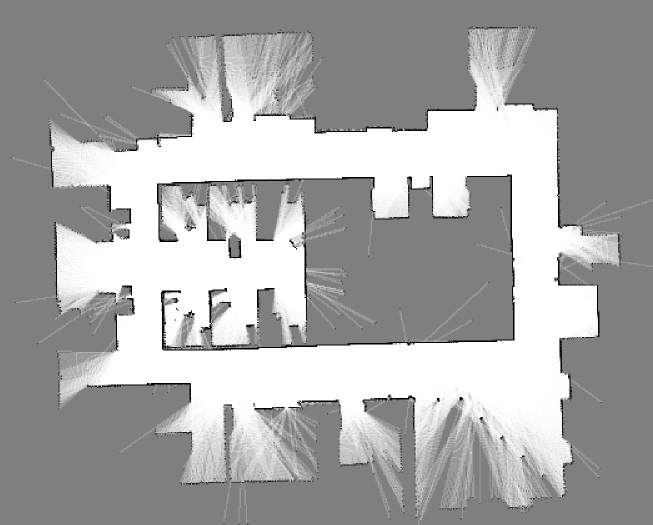
%> input picture toolbox_fast_marching/data/house.png, 1305 x 1049 px (shown at 1/2 size)
$ octave test_fast_marching_square_2d_original.m   (GNU Octave 9; MATLAB toolbox functions it lacks are replaced by stand-ins)
%> lines starting %> are read from the running program, lines starting %| are printed output that depends on the picture; in (x1, y1, x2, y2) boxes, pixels count from 0 and x2, y2 are one past the last pixel; in counts of white or black regions, pixels touching at a corner belong together; the program's own positions count from 1
### toolbox_fast_marching/FMdist.m
function D= FMdist(W);
W = rescale( double(W) );
[row,col]=find(W<0.5);
start_points=[row,col]';
options.nb_iter_max = Inf;
options.Tmax = sum(size(W));
%disp('Performing front propagation.');
[D,S] = perform_fast_marching_2d(W, start_points, options);
D = rescale( double(D) );

### toolbox_fast_marching/perform_fast_marching_2d.m
function [D,S] = perform_fast_marching_2d(W, start_points, options, H)

% perform_fast_marching_2d - launch the Fast Marching algorithm.
%
%   [D,S] = perform_fast_marching_2d(W, start_points, options, H)
%
%   'W' is the weight matrix (the highest, the slowest the front will move).
%   'start_points' is a 2 x k array, start_points(:,i) is the ith starting point .
%
%   Optional:
%   - You can provide special conditions for stop in options :
%       'options.end_points' : stop when these points are reached
%       'options.nb_iter_max' : stop when a given number of iterations is
%          reached.
%   - You can provide an heuristic (typically that try to guess the distance
%       that remains from a given node to a given target).
%       This is an array of same size as W.
%
%   Copyright (c) 2004 Gabriel Peyr�


if nargin<3
    options.null = 0;
end

if isfield(options,'end_points')
    end_points = options.end_points;
else
    end_points = [];
end

if isfield(options,'verbose')
    verbose = options.verbose;
else
    verbose = 1;
end

if isfield(options,'nb_iter_max')
    nb_iter_max = options.nb_iter_max;
else
    nb_iter_max = Inf;
end

nb_iter_max = min(nb_iter_max, 1.2*max(size(W))^2);


% use fast C-coded version if possible
if exist('perform_front_propagation_2d')~=0
    if nargin<4
        [D,S] = perform_front_propagation_2d(W,start_points-1,end_points-1,nb_iter_max);
    else
        [D,S] = perform_front_propagation_2d(W,start_points-1,end_points-1,nb_iter_max, H);
    end
else
    if nargin<4
        [D,S] = perform_front_propagation_2d_slow(W,start_points,end_points,nb_iter_max);
    else
        [D,S] = perform_front_propagation_2d_slow(W,start_points,end_points,nb_iter_max, H);
    end
end

% replace C 'Inf' value (1e9) by Matlab Inf value.
I = find( D>10000 );
D(I) = Inf;

### toolbox_fast_marching/tests/test_fast_marching_square_2d_original.m
% test for fast marching
%
clear all
% [9 lines of commented-out code are left out]
map_name = 'house.png';
[Wo, cm] = imread(map_name);
%> Wo is the input picture: size 1049x1305x3 uint8; min 0, max 255, mean 167.8
%> cm = []
Wo = im2bw(Wo, 0.9);
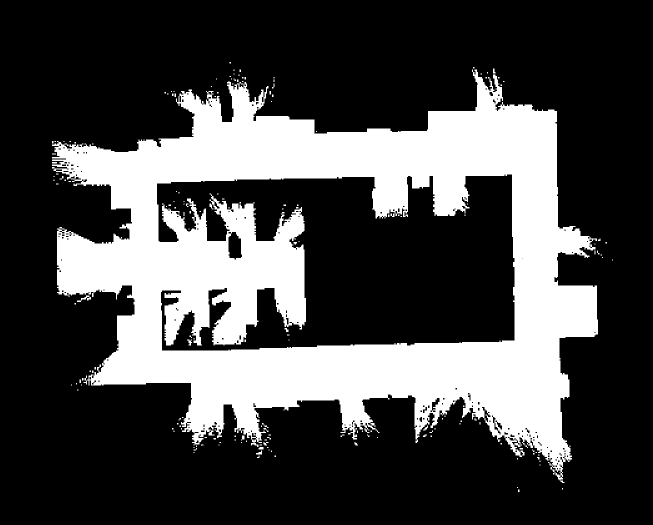
%> Wo: size 1049x1305 logical (shown at 1/2 size); 28.3% white; 176 white regions (153 under 20 px), largest, box (x1, y1, x2, y2) and area: (104, 139, 1196, 966) 385877, (154, 591, 182, 604) 125, (374, 679, 384, 691) 62
Wo=imresize(Wo,0.5);
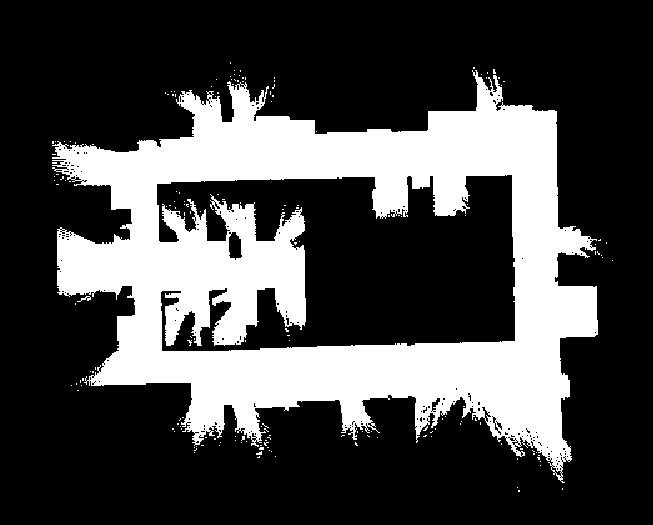
%> Wo: size 525x653 logical; 28.3% white; 176 white regions (174 under 20 px), largest, box (x1, y1, x2, y2) and area: (52, 70, 598, 483) 96478, (77, 296, 91, 302) 32
figure
imagesc(imrotate(Wo,90));
axis tight
axis off
colormap gray
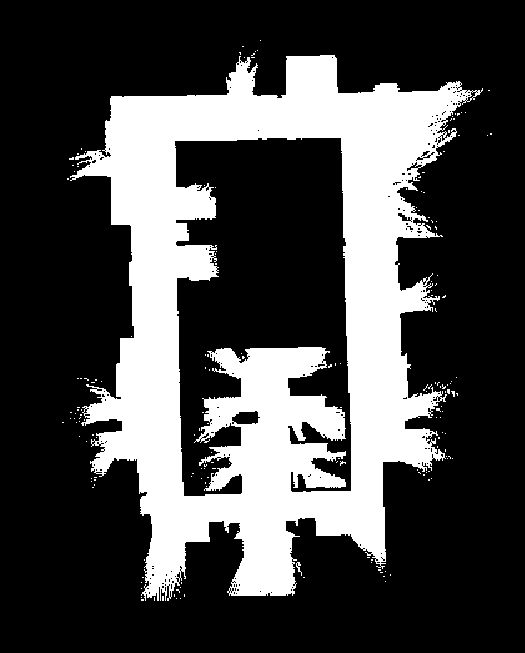
%> displayed picture: size 653x525x3, on the screen's scale of 0 to 255; 28.3% white; 176 white regions (174 under 20 px), largest, box (x1, y1, x2, y2) and area: (70, 55, 483, 601) 96478, (296, 562, 302, 576) 32


Wo=Wo(:,:,1);


%% %%W = rescale( double(Wo));
%W = W + 0.01;
%Wo=imresize(WJJ,1/8);
%Wo=WJJ;
%
se = strel('disk',2);
Wo=imclose(Wo,se);
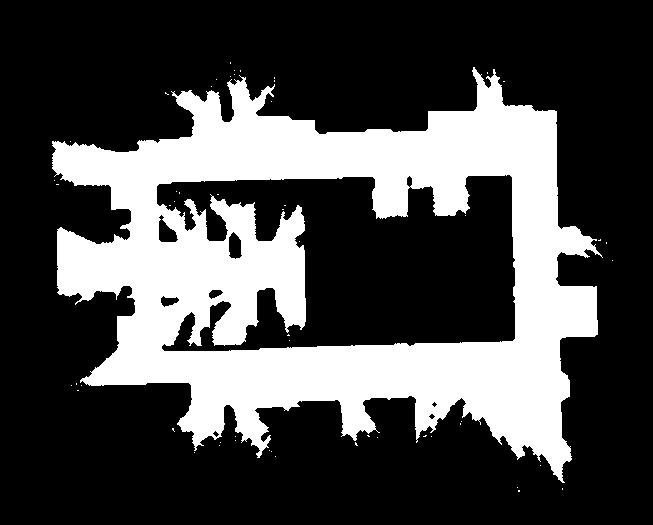
%> Wo: size 525x653 logical; 29.3% white; 55 white regions (54 under 20 px), largest, box (x1, y1, x2, y2) and area: (52, 67, 603, 483) 100486
% Wo = 1-imdilate(1-Wo,se);


W=(double(rescale(FMdist(Wo)))).^0.8;
%> in FMdist, `[row,col]=find(W<0.5);`: row = 242236 values from 1 to 525; col = 242236 values from 1 to 653
%> the run ends on the next line

$ run again, with toolbox_fast_marching/data/mountain.png copied over toolbox_fast_marching/data/house.png
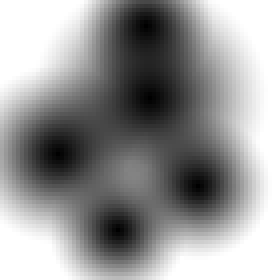
%> input picture toolbox_fast_marching/data/mountain.png, 70 x 70 px (shown 4 times larger)
%> Wo is the input picture: size 70x70 uint8; min 0, max 255, mean 151.5
%> cm = []
%> `Wo = im2bw(Wo, 0.9);`:
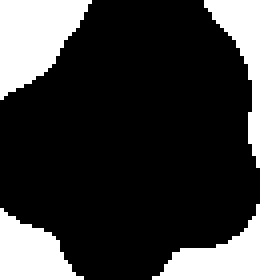
%> Wo: size 70x70 logical (shown 4 times larger); 28% white; 3 white regions, box (x1, y1, x2, y2) and area: (38, 0, 70, 70) 784, (0, 0, 23, 25) 359, (0, 52, 21, 70) 228
%> `colormap gray`:
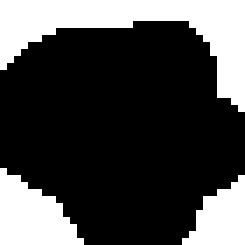
%> displayed picture: size 35x35x3, on the screen's scale of 0 to 255 (shown 7 times larger); 28.3% white; 3 white regions, box (x1, y1, x2, y2) and area: (0, 0, 35, 16) 206, (0, 24, 12, 35) 84, (26, 25, 35, 35) 57
%> W: size 35x35 double; values 0 (black) and 1 (white), 28.3% white; 3 white regions, box (x1, y1, x2, y2) and area: (19, 0, 35, 35) 206, (0, 0, 11, 12) 84, (0, 26, 10, 35) 57
%> row = 878 values from 1 to 35; col = 878 values from 1 to 32
%> start_points = 878 columns, first 8: [13 14 15 16 17 18 19 20; 1 1 1 1 1 1 1 1]
